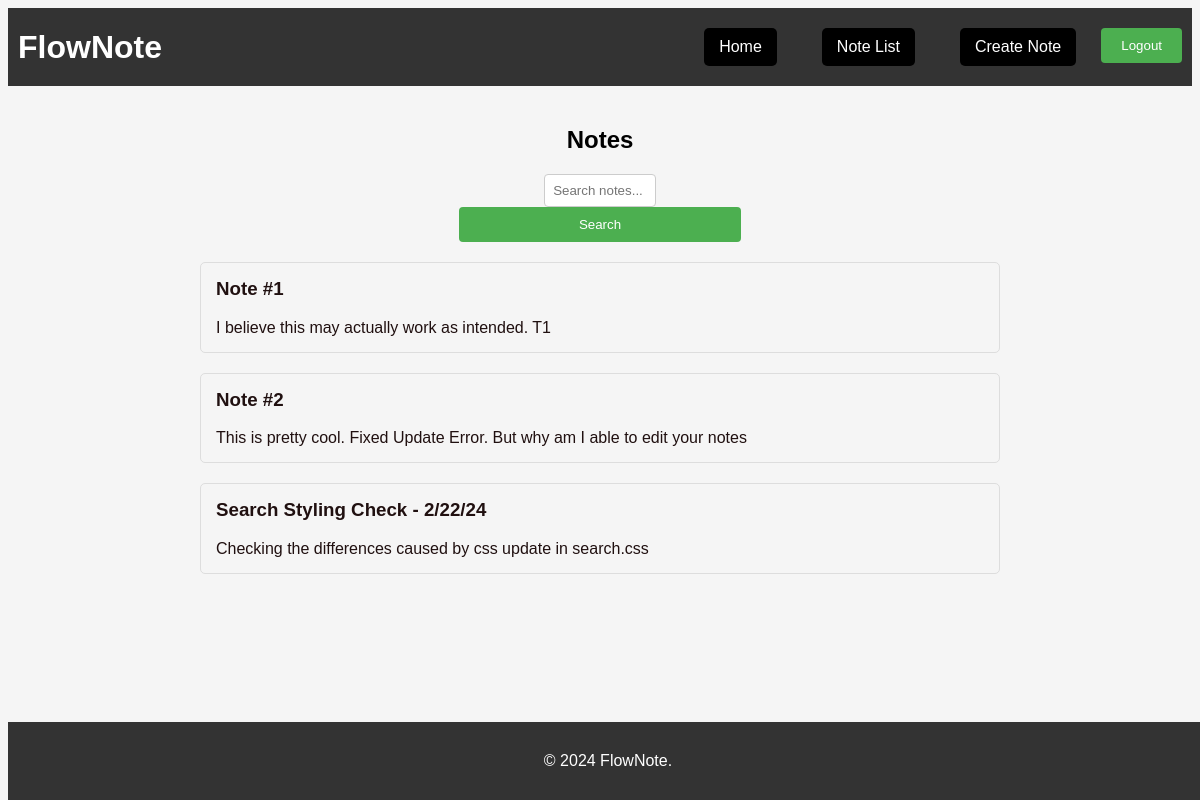
The app's page /notes/list/ (signed in) with its own data.
### notes/models.py (models this page shows, shortened)
class Note(models.Model):
    title = models.CharField(max_length=100)
    content = models.TextField()
    created_at = models.DateTimeField(auto_now_add=True)
    updated_at = models.DateTimeField(auto_now=True)
    last_modified = models.DateTimeField(auto_now=True)
    owner = models.ForeignKey(settings.AUTH_USER_MODEL, related_name='notes', on_delete=models.CASCADE)

### notes/views.py (the view)
# urls.py: path('list/', NoteListView.as_view(), name='note_list'),
class NoteListView(ListView):
    model = Note
    template_name = 'note_list.html'
    context_object_name = 'notes'

### notes/templates/note_list.html
{% extends 'base.html' %}
{% block content %}
  <div class="note-container">
    <h2 style="text-align: center;">Notes</h2>
    <div class="search-container" style="text-align: center; margin-bottom: 20px;">
      <form action="{% url 'notes:note_search' %}" method="get">
        <input type="text" name="q" placeholder="Search notes...">
        <button type="submit">Search</button>
      </form>
    </div>
    <ul class="notes-list">
      {% for note in notes %}
        <li class="note-item">
          <a href="{% url 'notes:note_detail' note.pk %}" class="note-card">
            <div class="note-content">
              <h3>{{ note.title }}</h3>
              <p>{{ note.content }}</p>
            </div>
          </a>
        </li>
      {% endfor %}
    </ul>
  </div>
{% endblock %}

### notes/static/notes/css/notes_styles.css (style rules this page uses)
body { font-family: Arial, sans-serif; background-color: #f5f5f5; }
input[type="text"], input[type="email"], input[type="password"] { width: calc(100% - 170px); padding: 8px; border: 1px solid #ccc; border-radius: 4px; box-sizing: border-box; }
button[type="submit"] { width: 100%; background-color: #4CAF50; color: white; padding: 10px 20px; border: none; border-radius: 4px; cursor: pointer; transition: background-color 0.3s ease; }
.note-container { max-width: 800px; margin: 0 auto; }
.notes-list { list-style: none; padding: 0; }
.note-item { margin-bottom: 20px; }
.note-card { display: block; text-decoration: none; border: 1px solid #ddd; border-radius: 5px; padding: 15px; transition: box-shadow 0.3s ease; }
.note-content { color: #201010; }
.note-content h3 { margin-top: 0; }
.note-content p { margin-bottom: 0; }

### notes/static/notes/css/search.css (style rules this page uses)
.search-container { display: flex; justify-content: center; align-items: center; margin-bottom: 20px; }

### records on screen
Note: title "Note #1", content "I believe this may actually work as intended. T1"
Note: title "Note #2", content "This is pretty cool. Fixed Update Error. But why am I able to edit your notes"
Note: title "Search Styling Check - 2/22/24", content "Checking the differences caused by css update in search.css"
